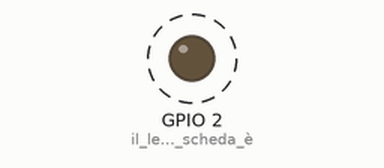
The sketch below on a simulated ESP8266 (NodeMCU). Shown: output pins drawn as LEDs (lit = HIGH). Dashed ring = blinking.

Above: at 0.5 s.
Timing chart, 0 to 4.6 s (numbered marks = the images above):
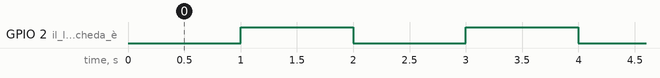

Measured:
- by itself, GPIO 2 (il_led_blu_sulla_scheda_è): alternates HIGH for 1.0 s and LOW for 1.0 s

The sketch:

test.ino
```cpp
#include <ESP8266WiFi.h>           //header per set istruzioni WiFi

//istruzioni eseguite una sola volta ad avvio
void setup() {
  WiFi.mode(WIFI_OFF);		       //chiude la connsessione ad airport e il soft airport
  pinMode(LED_BUILTIN, OUTPUT);    //il led blu sulla scheda è OUTPUT - non usare in gara
}

//istruzioni da ripetere all'infinito
void loop() {
  digitalWrite(LED_BUILTIN, LOW);  //led spento
  delay(1000);					   //aspetto 1s
  digitalWrite(LED_BUILTIN, HIGH); //led acceso
  delay(1000);					   //aspetto 1s
}
```
